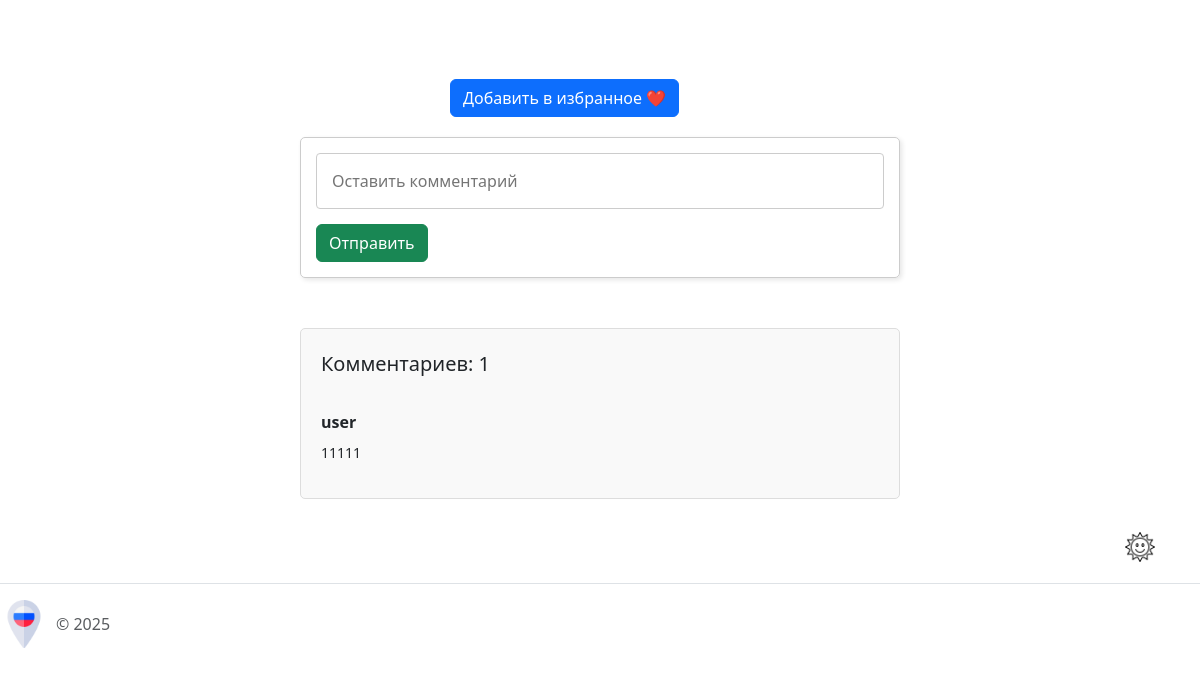
/attraction_detail/1 (lower part), run on an earlier commit of the app's database.
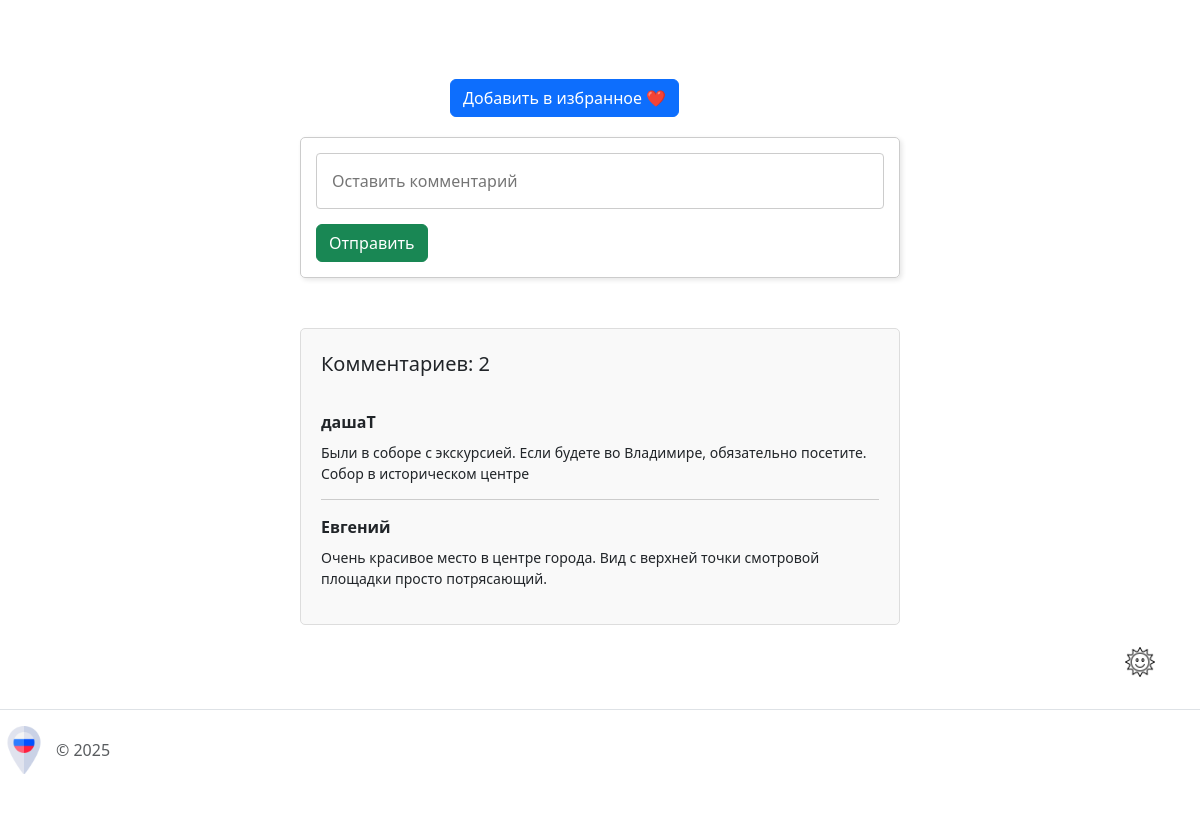
And on a later commit of the database.
### app.py (models this page shows, shortened)
class Feedback(db.Model):
    feedback_id = db.Column(db.Integer, primary_key=True)
    comment = db.Column(db.String(100), nullable=False)
    user_id = db.Column(db.Integer, db.ForeignKey('user.user_id'), nullable=False)
    attraction_id = db.Column(db.Integer, db.ForeignKey('attraction.attraction_id'), nullable=False)
    created_at = db.Column(db.DateTime, default=datetime.utcnow)

class User(UserMixin, db.Model):
    user_id = db.Column(db.Integer, primary_key=True)
    name = db.Column(db.String(20), nullable=False)
    email = db.Column(db.String(40), nullable=False, unique=True)
    password = db.Column(db.Text, nullable=False)

### app.py (the view, shortened to what this page needs)
@app.route("/attraction_detail/<int:attraction_id>", methods=['POST', 'GET'])
def attraction_detail(attraction_id):
    attraction = Attraction.query.get(attraction_id)
    comments = db.session.query(Feedback, User.name).join(User).filter(Feedback.attraction_id == attraction_id).all()
    coordinates = {'latitude': attraction.latitude, 'longitude': attraction.longitude}
    return render_template('attraction_detail.html', attraction=attraction, comments=comments, coordinates=coordinates)

### app.py (called while the page is built)
@app.context_processor
def inject_cities():
    cities = City.query.all()
    return dict(cities=cities)

### templates/attraction_detail.html (shortened to what this page needs)
{% extends 'base.html' %}
{% block content %}
<div class="attraction-container">
    <div class="attraction-grid">
        <p class="about">{{ attraction.description }}</p>
    </div>
    <form action="{{ url_for('add_to_favorites', attraction_id=attraction.attraction_id) }}" method="POST">
        <button type="submit" class="btn btn-primary mt-3">Добавить в избранное ❤️</button>
    </form>
    <form method="post" class="comment-container">
        <input type="text" name="comment" placeholder="Оставить комментарий" class="comment-form"><br>
        <button class="btn btn-success" type="submit">Отправить</button>
    </form>
    <div class="comments-section">
        <div>
            <p style="font-size: 20px;">Комментариев: {{ comments|length }}</p>
        </div>
        {% for feedback, username in comments %}
            <div class="comment">
                <div class="comment-username">{{ username }}</div>
                <div class="comment-text">{{ feedback.comment }}</div>
            </div>
        {% endfor %}
    </div>
</div>
{% endblock %}

What changed in the data, as far as the page shows it:
removed Feedback: name "user", comment "11111"
added Feedback: name "дашаT", comment "Были в соборе с экскурсией. Если будете во Владимире, обязательно посетите. Собор в историческом центре"
added Feedback: name "Евгений", comment "Очень красивое место в центре города. Вид с верхней точки смотровой площадки просто потрясающий."
Also different on the page:
{{ comments|length }}: "1" → "2"
